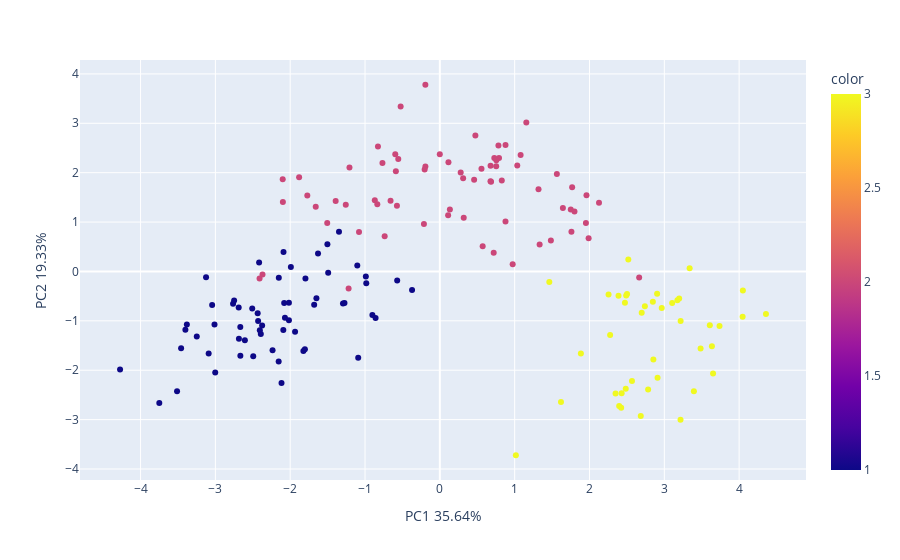

Notebook source saved alongside this figure:
### Code cell
df_autoscaled = autoscale(feature_df)
PCAplotting(df_autoscaled, data['0'])

### Figure 1 — Plotly figure (JSON) as saved in the notebook; plotly's stock layout.template omitted (floating-point values rounded to 4 significant figures; data arrays with more than 128 entries replaced by an {"elided": "..."} marker saying what was removed)
{"data": [{"hovertemplate": "PC1 35.64%=%{x}<br>PC2 19.33%=%{y}<br>color=%{marker.color}<extra></extra>", "legendgroup": "", "marker": {"color": {"elided": "168 int values"}, "coloraxis": "coloraxis", "symbol": "circle"}, "mode": "markers", "name": "", "orientation": "v", "showlegend": false, "type": "scatter", "x": {"elided": "168 float values"}, "xaxis": "x", "y": {"elided": "168 float values"}, "yaxis": "y"}], "layout": {"coloraxis": {"colorbar": {"title": {"text": "color"}}, "colorscale": [[0, "#0d0887"], [0.1111, "#46039f"], [0.2222, "#7201a8"], [0.3333, "#9c179e"], [0.4444, "#bd3786"], [0.5556, "#d8576b"], [0.6667, "#ed7953"], [0.7778, "#fb9f3a"], [0.8889, "#fdca26"], [1, "#f0f921"]]}, "legend": {"tracegroupgap": 0}, "margin": {"t": 60}, "xaxis": {"anchor": "y", "domain": [0, 1], "title": {"text": "PC1 35.64%"}}, "yaxis": {"anchor": "x", "domain": [0, 1], "title": {"text": "PC2 19.33%"}}}}
